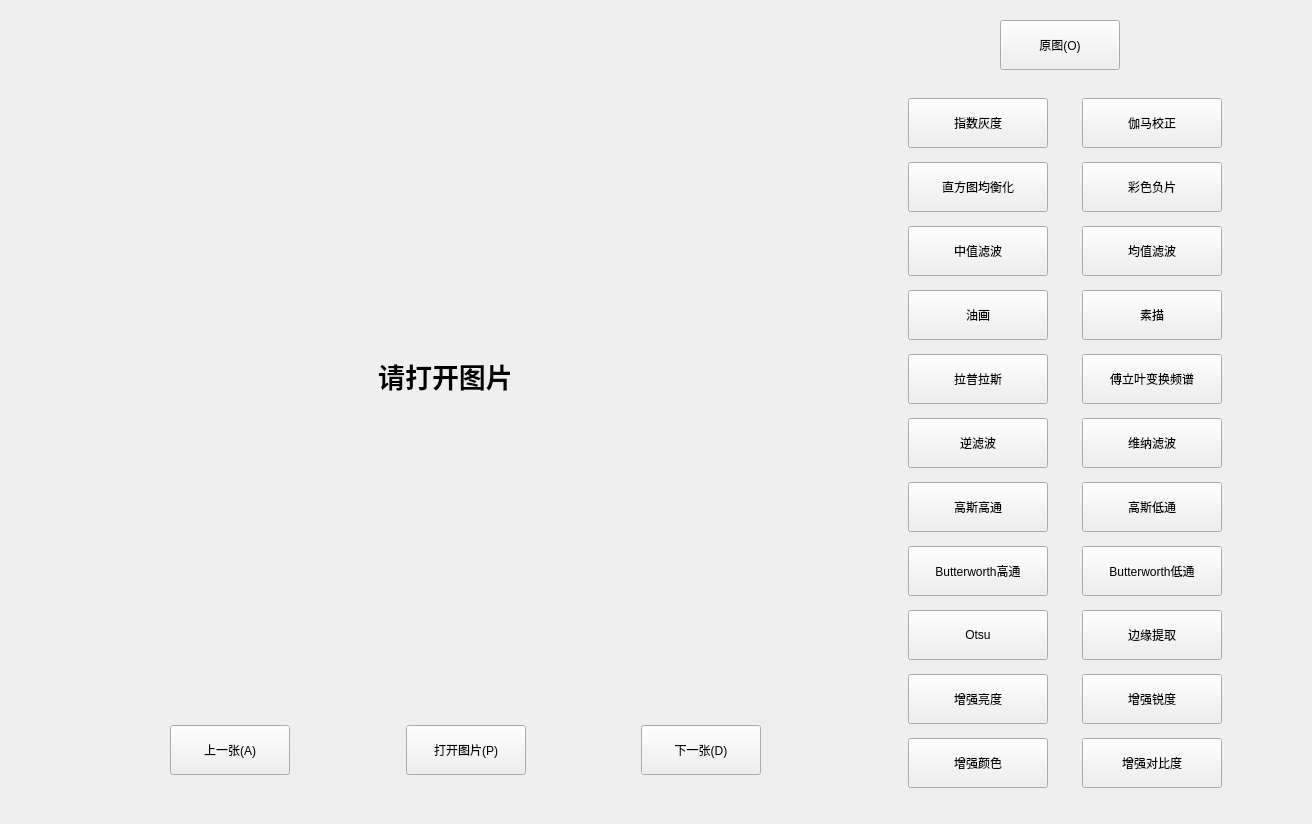
<?xml version="1.0" encoding="UTF-8"?>
<ui version="4.0">
 <class>widget</class>
 <widget class="QWidget" name="widget">
  <property name="geometry">
   <rect>
    <x>0</x>
    <y>0</y>
    <width>1312</width>
    <height>824</height>
   </rect>
  </property>
  <property name="mouseTracking">
   <bool>true</bool>
  </property>
  <property name="tabletTracking">
   <bool>true</bool>
  </property>
  <property name="windowTitle">
   <string>Form</string>
  </property>
  <widget class="QLabel" name="label">
   <property name="geometry">
    <rect>
     <x>10</x>
     <y>60</y>
     <width>871</width>
     <height>631</height>
    </rect>
   </property>
   <property name="font">
    <font>
     <pointsize>20</pointsize>
     <weight>75</weight>
     <italic>false</italic>
     <bold>true</bold>
    </font>
   </property>
   <property name="text">
    <string>请打开图片</string>
   </property>
   <property name="alignment">
    <set>Qt::AlignCenter</set>
   </property>
  </widget>
  <widget class="QPushButton" name="original_btn">
   <property name="geometry">
    <rect>
     <x>1000</x>
     <y>20</y>
     <width>120</width>
     <height>50</height>
    </rect>
   </property>
   <property name="minimumSize">
    <size>
     <width>120</width>
     <height>50</height>
    </size>
   </property>
   <property name="maximumSize">
    <size>
     <width>120</width>
     <height>50</height>
    </size>
   </property>
   <property name="text">
    <string>原图(O)</string>
   </property>
  </widget>
  <widget class="QWidget" name="gridLayoutWidget">
   <property name="geometry">
    <rect>
     <x>880</x>
     <y>90</y>
     <width>371</width>
     <height>711</height>
    </rect>
   </property>
   <layout class="QGridLayout" name="gridLayout">
    <item row="7" column="0">
     <widget class="QPushButton" name="butter_high_btn">
      <property name="minimumSize">
       <size>
        <width>140</width>
        <height>50</height>
       </size>
      </property>
      <property name="maximumSize">
       <size>
        <width>140</width>
        <height>50</height>
       </size>
      </property>
      <property name="text">
       <string>Butterworth高通</string>
      </property>
     </widget>
    </item>
    <item row="1" column="1">
     <widget class="QPushButton" name="reverse_btn">
      <property name="minimumSize">
       <size>
        <width>140</width>
        <height>50</height>
       </size>
      </property>
      <property name="maximumSize">
       <size>
        <width>140</width>
        <height>50</height>
       </size>
      </property>
      <property name="text">
       <string>彩色负片</string>
      </property>
     </widget>
    </item>
    <item row="5" column="1">
     <widget class="QPushButton" name="vena_btn">
      <property name="minimumSize">
       <size>
        <width>140</width>
        <height>50</height>
       </size>
      </property>
      <property name="maximumSize">
       <size>
        <width>140</width>
        <height>50</height>
       </size>
      </property>
      <property name="text">
       <string>维纳滤波</string>
      </property>
     </widget>
    </item>
    <item row="2" column="1">
     <widget class="QPushButton" name="mean_btn">
      <property name="minimumSize">
       <size>
        <width>140</width>
        <height>50</height>
       </size>
      </property>
      <property name="maximumSize">
       <size>
        <width>140</width>
        <height>50</height>
       </size>
      </property>
      <property name="text">
       <string>均值滤波</string>
      </property>
     </widget>
    </item>
    <item row="6" column="1">
     <widget class="QPushButton" name="gauss_low_btn">
      <property name="minimumSize">
       <size>
        <width>140</width>
        <height>50</height>
       </size>
      </property>
      <property name="maximumSize">
       <size>
        <width>140</width>
        <height>50</height>
       </size>
      </property>
      <property name="text">
       <string>高斯低通</string>
      </property>
     </widget>
    </item>
    <item row="5" column="0">
     <widget class="QPushButton" name="inverse_btn">
      <property name="minimumSize">
       <size>
        <width>140</width>
        <height>50</height>
       </size>
      </property>
      <property name="maximumSize">
       <size>
        <width>140</width>
        <height>50</height>
       </size>
      </property>
      <property name="text">
       <string>逆滤波</string>
      </property>
     </widget>
    </item>
    <item row="2" column="0">
     <widget class="QPushButton" name="mid_btn">
      <property name="minimumSize">
       <size>
        <width>140</width>
        <height>50</height>
       </size>
      </property>
      <property name="maximumSize">
       <size>
        <width>140</width>
        <height>50</height>
       </size>
      </property>
      <property name="text">
       <string>中值滤波</string>
      </property>
     </widget>
    </item>
    <item row="8" column="0">
     <widget class="QPushButton" name="ostu_btn">
      <property name="minimumSize">
       <size>
        <width>140</width>
        <height>50</height>
       </size>
      </property>
      <property name="maximumSize">
       <size>
        <width>140</width>
        <height>50</height>
       </size>
      </property>
      <property name="text">
       <string>Otsu</string>
      </property>
     </widget>
    </item>
    <item row="6" column="0">
     <widget class="QPushButton" name="gauss_high_btn">
      <property name="minimumSize">
       <size>
        <width>140</width>
        <height>50</height>
       </size>
      </property>
      <property name="maximumSize">
       <size>
        <width>140</width>
        <height>50</height>
       </size>
      </property>
      <property name="text">
       <string>高斯高通</string>
      </property>
     </widget>
    </item>
    <item row="4" column="1">
     <widget class="QPushButton" name="fft_btn">
      <property name="minimumSize">
       <size>
        <width>140</width>
        <height>50</height>
       </size>
      </property>
      <property name="maximumSize">
       <size>
        <width>140</width>
        <height>50</height>
       </size>
      </property>
      <property name="text">
       <string>傅立叶变换频谱</string>
      </property>
     </widget>
    </item>
    <item row="0" column="1">
     <widget class="QPushButton" name="gamma_btn">
      <property name="minimumSize">
       <size>
        <width>140</width>
        <height>50</height>
       </size>
      </property>
      <property name="maximumSize">
       <size>
        <width>140</width>
        <height>50</height>
       </size>
      </property>
      <property name="text">
       <string>伽马校正</string>
      </property>
     </widget>
    </item>
    <item row="1" column="0">
     <widget class="QPushButton" name="hist_btn">
      <property name="minimumSize">
       <size>
        <width>140</width>
        <height>50</height>
       </size>
      </property>
      <property name="maximumSize">
       <size>
        <width>140</width>
        <height>50</height>
       </size>
      </property>
      <property name="text">
       <string>直方图均衡化</string>
      </property>
     </widget>
    </item>
    <item row="3" column="0">
     <widget class="QPushButton" name="oil_btn">
      <property name="minimumSize">
       <size>
        <width>140</width>
        <height>50</height>
       </size>
      </property>
      <property name="maximumSize">
       <size>
        <width>140</width>
        <height>50</height>
       </size>
      </property>
      <property name="text">
       <string>油画</string>
      </property>
     </widget>
    </item>
    <item row="4" column="0">
     <widget class="QPushButton" name="lap_btn">
      <property name="minimumSize">
       <size>
        <width>140</width>
        <height>50</height>
       </size>
      </property>
      <property name="maximumSize">
       <size>
        <width>140</width>
        <height>50</height>
       </size>
      </property>
      <property name="text">
       <string>拉普拉斯</string>
      </property>
     </widget>
    </item>
    <item row="9" column="1">
     <widget class="QPushButton" name="enhance_sharp_btn">
      <property name="minimumSize">
       <size>
        <width>140</width>
        <height>50</height>
       </size>
      </property>
      <property name="maximumSize">
       <size>
        <width>140</width>
        <height>50</height>
       </size>
      </property>
      <property name="text">
       <string>增强锐度</string>
      </property>
     </widget>
    </item>
    <item row="3" column="1">
     <widget class="QPushButton" name="sketch_btn">
      <property name="minimumSize">
       <size>
        <width>140</width>
        <height>50</height>
       </size>
      </property>
      <property name="maximumSize">
       <size>
        <width>140</width>
        <height>50</height>
       </size>
      </property>
      
      <property name="text">
       <string>素描</string>
      </property>
     </widget>
    </item>
    <item row="7" column="1">
     <widget class="QPushButton" name="butter_low_btn">
      <property name="minimumSize">
       <size>
        <width>140</width>
        <height>50</height>
       </size>
      </property>
      <property name="maximumSize">
       <size>
        <width>140</width>
        <height>50</height>
       </size>
      </property>
      <property name="text">
       <string>Butterworth低通</string>
      </property>
     </widget>
    </item>
    <item row="0" column="0">
     <widget class="QPushButton" name="exp_btn">
      <property name="minimumSize">
       <size>
        <width>140</width>
        <height>50</height>
       </size>
      </property>
      <property name="maximumSize">
       <size>
        <width>140</width>
        <height>50</height>
       </size>
      </property>
      <property name="text">
       <string>指数灰度</string>
      </property>
     </widget>
    </item>
    <item row="10" column="0">
     <widget class="QPushButton" name="enhance_color_btn">
      <property name="minimumSize">
       <size>
        <width>140</width>
        <height>50</height>
       </size>
      </property>
      <property name="maximumSize">
       <size>
        <width>140</width>
        <height>50</height>
       </size>
      </property>
      <property name="text">
       <string>增强颜色</string>
      </property>
     </widget>
    </item>
    <item row="9" column="0">
     <widget class="QPushButton" name="enhance_bright_btn">
      <property name="minimumSize">
       <size>
        <width>140</width>
        <height>50</height>
       </size>
      </property>
      <property name="maximumSize">
       <size>
        <width>140</width>
        <height>50</height>
       </size>
      </property>
      <property name="text">
       <string>增强亮度</string>
      </property>
     </widget>
    </item>
    <item row="10" column="1">
     <widget class="QPushButton" name="enhance_contrast_btn">
      <property name="minimumSize">
       <size>
        <width>140</width>
        <height>50</height>
       </size>
      </property>
      <property name="maximumSize">
       <size>
        <width>140</width>
        <height>50</height>
       </size>
      </property>
      <property name="text">
       <string>增强对比度</string>
      </property>
     </widget>
    </item>
    <item row="8" column="1">
     <widget class="QPushButton" name="edge_btn">
      <property name="minimumSize">
       <size>
        <width>140</width>
        <height>50</height>
       </size>
      </property>
      <property name="maximumSize">
       <size>
        <width>140</width>
        <height>50</height>
       </size>
      </property>
      <property name="text">
       <string>边缘提取</string>
      </property>
     </widget>
    </item>
   </layout>
  </widget>
  <widget class="QWidget" name="horizontalLayoutWidget">
   <property name="geometry">
    <rect>
     <x>170</x>
     <y>710</y>
     <width>591</width>
     <height>81</height>
    </rect>
   </property>
   <layout class="QHBoxLayout" name="horizontalLayout">
    <item>
     <widget class="QPushButton" name="previous">
      <property name="minimumSize">
       <size>
        <width>120</width>
        <height>50</height>
       </size>
      </property>
      <property name="text">
       <string>上一张(A)</string>
      </property>
     </widget>
    </item>
    <item>
     <spacer name="horizontalSpacer">
      <property name="orientation">
       <enum>Qt::Horizontal</enum>
      </property>
      <property name="sizeHint" stdset="0">
       <size>
        <width>40</width>
        <height>20</height>
       </size>
      </property>
     </spacer>
    </item>
    <item>
     <widget class="QPushButton" name="btn_open">
      <property name="minimumSize">
       <size>
        <width>120</width>
        <height>50</height>
       </size>
      </property>
      <property name="text">
       <string>打开图片(P)</string>
      </property>
     </widget>
    </item>
    <item>
     <spacer name="horizontalSpacer_2">
      <property name="orientation">
       <enum>Qt::Horizontal</enum>
      </property>
      <property name="sizeHint" stdset="0">
       <size>
        <width>40</width>
        <height>20</height>
       </size>
      </property>
     </spacer>
    </item>
    <item>
     <widget class="QPushButton" name="next">
      <property name="minimumSize">
       <size>
        <width>120</width>
        <height>50</height>
       </size>
      </property>
      <property name="text">
       <string>下一张(D)</string>
      </property>
     </widget>
    </item>
   </layout>
  </widget>
 </widget>
 <resources/>
 <connections/>
</ui>
